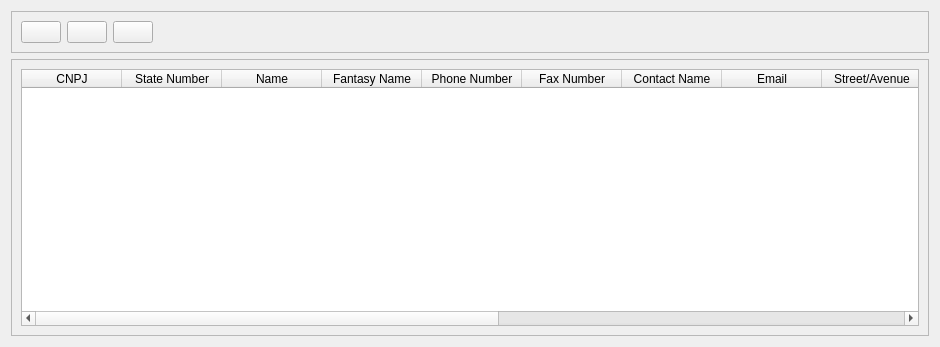
<?xml version="1.0" encoding="UTF-8"?>
<ui version="4.0">
 <class>ManufacturersListView</class>
 <widget class="QWidget" name="ManufacturersListView">
  <property name="geometry">
   <rect>
    <x>0</x>
    <y>0</y>
    <width>940</width>
    <height>347</height>
   </rect>
  </property>
  <property name="windowTitle">
   <string>Manage Manufacturers</string>
  </property>
  <layout class="QVBoxLayout" name="verticalLayout">
   <item>
    <widget class="QFrame" name="frame">
     <property name="frameShape">
      <enum>QFrame::StyledPanel</enum>
     </property>
     <property name="frameShadow">
      <enum>QFrame::Raised</enum>
     </property>
     <layout class="QHBoxLayout" name="horizontalLayout">
      <item>
       <widget class="QPushButton" name="addManufacturerpushButton">
        <property name="toolTip">
         <string>Add new manufacturer</string>
        </property>
        <property name="text">
         <string/>
        </property>
        <property name="icon">
         <iconset resource="../../images.qrc">
          <normaloff>:/images/manufacturers/add_manufacturer.png</normaloff>:/images/manufacturers/add_manufacturer.png</iconset>
        </property>
        <property name="iconSize">
         <size>
          <width>40</width>
          <height>40</height>
         </size>
        </property>
       </widget>
      </item>
      <item>
       <widget class="QPushButton" name="editManufacturerpushButton">
        <property name="toolTip">
         <string>edit manufacturer</string>
        </property>
        <property name="text">
         <string/>
        </property>
        <property name="icon">
         <iconset resource="../../images.qrc">
          <normaloff>:/images/manufacturers/edit_manufacturer.png</normaloff>:/images/manufacturers/edit_manufacturer.png</iconset>
        </property>
        <property name="iconSize">
         <size>
          <width>40</width>
          <height>40</height>
         </size>
        </property>
       </widget>
      </item>
      <item>
       <widget class="QPushButton" name="removeManufacturerpushButton">
        <property name="toolTip">
         <string>remove manufacturer</string>
        </property>
        <property name="text">
         <string/>
        </property>
        <property name="icon">
         <iconset resource="../../images.qrc">
          <normaloff>:/images/manufacturers/remove_manufacturer.png</normaloff>:/images/manufacturers/remove_manufacturer.png</iconset>
        </property>
        <property name="iconSize">
         <size>
          <width>40</width>
          <height>40</height>
         </size>
        </property>
       </widget>
      </item>
      <item>
       <spacer name="horizontalSpacer">
        <property name="orientation">
         <enum>Qt::Horizontal</enum>
        </property>
        <property name="sizeHint" stdset="0">
         <size>
          <width>623</width>
          <height>20</height>
         </size>
        </property>
       </spacer>
      </item>
     </layout>
    </widget>
   </item>
   <item>
    <widget class="QFrame" name="frame_2">
     <property name="frameShape">
      <enum>QFrame::StyledPanel</enum>
     </property>
     <property name="frameShadow">
      <enum>QFrame::Raised</enum>
     </property>
     <layout class="QVBoxLayout" name="verticalLayout_2">
      <item>
       <widget class="QTableWidget" name="manufacturersTableWidget">
        <property name="editTriggers">
         <set>QAbstractItemView::NoEditTriggers</set>
        </property>
        <property name="selectionMode">
         <enum>QAbstractItemView::SingleSelection</enum>
        </property>
        <property name="selectionBehavior">
         <enum>QAbstractItemView::SelectRows</enum>
        </property>
        <attribute name="horizontalHeaderStretchLastSection">
         <bool>true</bool>
        </attribute>
        <column>
         <property name="text">
          <string>CNPJ</string>
         </property>
        </column>
        <column>
         <property name="text">
          <string>State Number</string>
         </property>
        </column>
        <column>
         <property name="text">
          <string>Name</string>
         </property>
        </column>
        <column>
         <property name="text">
          <string>Fantasy Name</string>
         </property>
        </column>
        <column>
         <property name="text">
          <string>Phone Number</string>
         </property>
        </column>
        <column>
         <property name="text">
          <string>Fax Number</string>
         </property>
        </column>
        <column>
         <property name="text">
          <string>Contact Name</string>
         </property>
        </column>
        <column>
         <property name="text">
          <string>Email</string>
         </property>
        </column>
        <column>
         <property name="text">
          <string>Street/Avenue</string>
         </property>
        </column>
        <column>
         <property name="text">
          <string>Number</string>
         </property>
        </column>
        <column>
         <property name="text">
          <string>Complement</string>
         </property>
        </column>
        <column>
         <property name="text">
          <string>Square</string>
         </property>
        </column>
        <column>
         <property name="text">
          <string>City</string>
         </property>
        </column>
        <column>
         <property name="text">
          <string>State</string>
         </property>
        </column>
        <column>
         <property name="text">
          <string>Postal Code</string>
         </property>
        </column>
       </widget>
      </item>
     </layout>
    </widget>
   </item>
  </layout>
 </widget>
 <resources>
  <include location="../../images.qrc"/>
 </resources>
 <connections/>
</ui>
